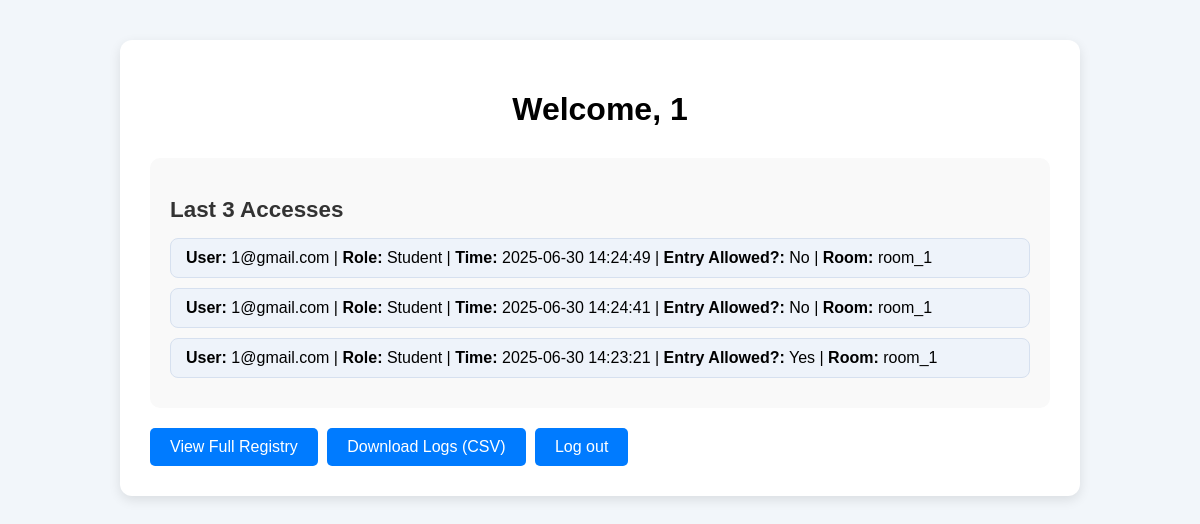
The app's page /administrator (signed in) with its own data.
### tables this page shows
CREATE TABLE logs (
            id INTEGER PRIMARY KEY AUTOINCREMENT,
            user_id TEXT,
            email TEXT,
            role TEXT,
            room TEXT,
            access_time TEXT NOT NULL,
            entry_allowed INTEGER NOT NULL,
            reason TEXT NOT NULL,
            FOREIGN KEY (user_id) REFERENCES users(id)
        );

### app.py (the view)
@app.route('/administrator')
def administrator():
    user_id = session.get('user_id')
    if not user_id:
        return redirect(url_for('login'))
    last_3 = get_last3_logs()
    full_logs = get_all_logs()
    conn = get_db_connection()
    user = conn.execute('SELECT name FROM users WHERE id = ?', (user_id,)).fetchone()
    conn.close()
    name = user['name'] if user else "Administrator"
    return render_template('administrator.html', name=name, last_3=last_3, full_logs=full_logs)

### app.py (called while the page is built)
def get_db_connection():
    conn = sqlite3.connect(DATABASE)
    conn.row_factory = sqlite3.Row
    return conn

def get_last3_logs():
    conn = get_db_connection()
    logs = conn.execute("SELECT * FROM logs ORDER BY access_time DESC LIMIT 3").fetchall()
    conn.close()
    return logs

def get_all_logs():
    conn = get_db_connection()
    logs = conn.execute("SELECT * FROM logs ORDER BY access_time DESC").fetchall()
    conn.close()
    return logs

### templates/administrator.html (shortened to what this page needs)
<!DOCTYPE html>
<html lang="en">
<head>
    <link rel="stylesheet" type="text/css" href="{{ url_for('static', filename='css/style.css') }}">
</head>
<body>
    <div class="main-container">
        <h1 class="page-title">Welcome, {{ name }}</h1>
        <section class="card">
            <h2 class="section-title">Last 3 Accesses</h2>
            <ul class="log-list">
                {% for log in last_3 %}
                    <li class="log-entry">
                        <strong>User:</strong> {{ log.email }} |
                        <strong>Role:</strong> {{ log.role }} |
                        <strong>Time:</strong> {{ log.access_time }} |
                        <strong>Entry Allowed?:</strong> {{ 'Yes' if log.entry_allowed else 'No' }} |
                        <strong>Room:</strong> {{ log.room or 'N/A' }}
                    </li>
                {% endfor %}
            </ul>
        </section>
        <a href="{{ url_for('full_logs') }}" class="button">View Full Registry</a>
        <a href="{{ url_for('download_logs') }}" class="button">Download Logs (CSV)</a>
        <a href="{{ url_for('logout') }}" class="button">Log out</a>
    </div>
</body>
</html>

### static/css/style.css (style rules this page uses)
body { font-family: sans-serif; background-color: #f2f6fa; margin: 0; padding: 0; }
.main-container { max-width: 900px; margin: 40px auto; padding: 30px; background-color: #ffffff; border-radius: 12px; box-shadow: 0 4px 12px rgba(0, 0, 0, 0.1); }
.page-title { text-align: center; margin-bottom: 30px; }
.section-title { margin-bottom: 15px; font-size: 1.4em; color: #333; }
.card { background-color: #f9f9f9; border-radius: 10px; padding: 20px; margin-top: 30px; }
.log-list { list-style-type: none; padding: 0; margin: 0; }
.log-entry { padding: 10px 15px; margin-bottom: 10px; background-color: #eef3fa; border-radius: 8px; border: 1px solid #d6e0ef; }
.button { display: inline-block; padding: 10px 20px; margin: 10px 5px 0 0; background-color: #007bff; color: white; text-decoration: none; font-weight: 500; border-radius: 6px; transition: background-color 0.3s ease; }
.button { display: inline-block; background-color: #007bff; color: white; padding: 10px 20px; margin-top: 20px; text-decoration: none; border-radius: 5px; text-align: center; }

### records on screen
logs: email "1@gmail.com", role "Student", access_time "2025-06-30 14:24:49", entry_allowed "No", room "room_1"
logs: email "1@gmail.com", role "Student", access_time "2025-06-30 14:24:41", entry_allowed "No", room "room_1"
logs: email "1@gmail.com", role "Student", access_time "2025-06-30 14:23:21", entry_allowed "Yes", room "room_1"

### other values on screen
{{ name }} "1"
